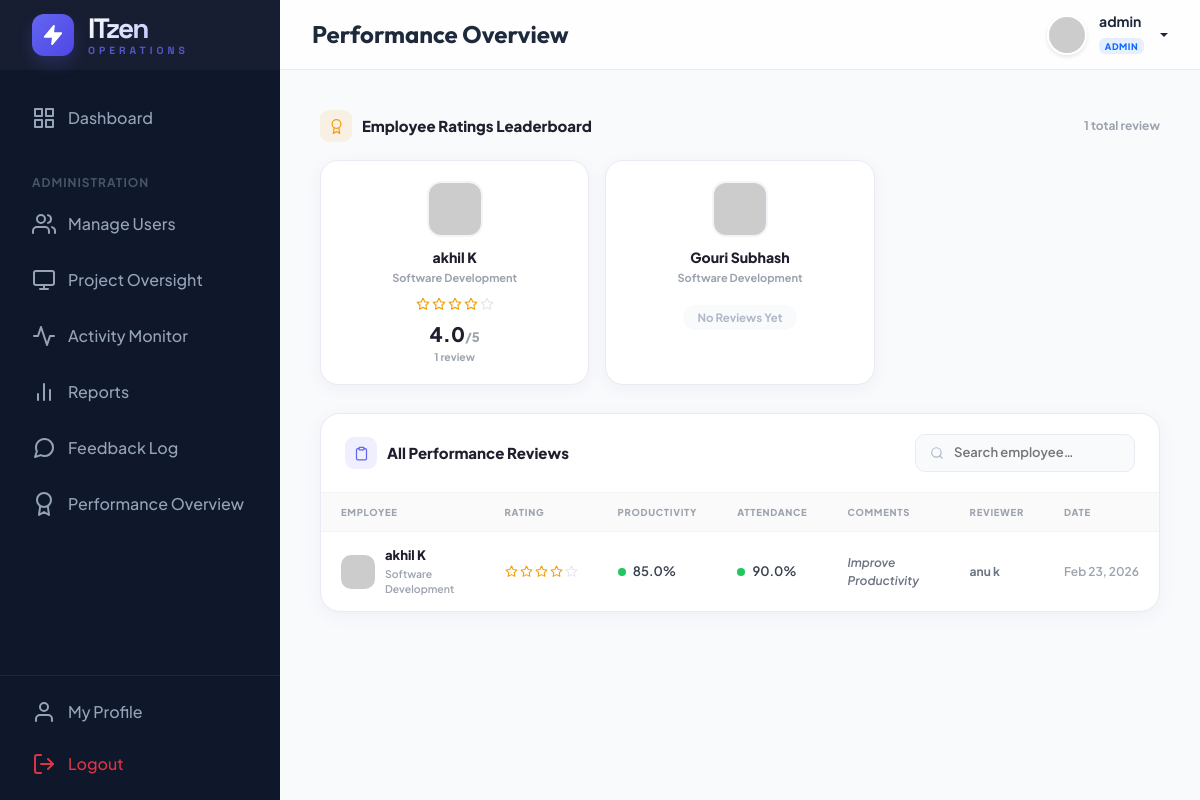
The page /company-admin/performance/ (signed in) on the database its author committed.
### management/models.py (models this page shows, shortened)
class CustomUser(AbstractUser):
    ROLE_CHOICES = (
        ('ADMIN', 'Admin'),
        ('HR', 'HR Manager'),
        ('EMPLOYEE', 'Employee'),
    )
    DEPT_CHOICES = (
        ('DEVELOPMENT', 'Software Development'),
        ('DESIGN', 'UI/UX Design'),
        ('QA', 'Quality Assurance'),
        ('HR', 'Human Resources'),
        ('MARKETING', 'Digital Marketing'),
        ('SALES', 'Sales & Business'),
        ('SUPPORT', 'IT Support & Security'),
    )
    LEVEL_CHOICES = (
        ('JUNIOR', 'Junior Level (Level 1)'),
        ('INTERMEDIATE', 'Intermediate (Level 2)'),
        ('SENIOR', 'Senior Level (Level 3)'),
        ('LEAD', 'Lead Level (Level 4)'),
        ('EXPERT', 'Expert Level (Level 5)'),
    )
    role = models.CharField(max_length=20, choices=ROLE_CHOICES, default='EMPLOYEE')
    phone = models.CharField(max_length=15, blank=True, null=True)
    profile_pic = models.ImageField(upload_to='profile_pics/', blank=True, null=True)
    department = models.CharField(max_length=50, choices=DEPT_CHOICES, blank=True, null=True)
    designation = models.CharField(max_length=100, blank=True, null=True)
    level = models.CharField(max_length=20, choices=LEVEL_CHOICES, default='JUNIOR')
    date_of_joining = models.DateField(blank=True, null=True)
    def is_admin(self):
        return self.role == 'ADMIN' or self.is_superuser
    def is_hr(self):
        return self.role == 'HR'
    def is_employee(self):
        return self.role == 'EMPLOYEE' and not self.is_superuser and not self.role == 'HR'

class PerformanceReview(models.Model):
    employee = models.ForeignKey(CustomUser, on_delete=models.CASCADE, related_name='performance_reviews')
    reviewer = models.ForeignKey(CustomUser, on_delete=models.CASCADE, related_name='given_reviews')
    review_date = models.DateField(auto_now_add=True)
    rating = models.IntegerField(choices=[(i, str(i)) for i in range(1, 6)]) # 1 to 5
    comments = models.TextField()
    productivity_score = models.FloatField(default=0.0)
    attendance_score = models.FloatField(default=0.0)

### management/views.py (the view)
# urls.py: path('company-admin/performance/', views.admin_performance_overview, name='admin_performance_overview'),
@login_required
def admin_performance_overview(request):
    from .models import PerformanceReview, CustomUser
    reviews   = PerformanceReview.objects.select_related('employee', 'reviewer').order_by('-review_date')
    employees = CustomUser.objects.filter(role='EMPLOYEE')
    avg_by_emp = []
    for emp in employees:
        emp_reviews = reviews.filter(employee=emp)
        avg = round(sum(r.rating for r in emp_reviews) / emp_reviews.count(), 1) if emp_reviews.exists() else None
        avg_by_emp.append({'employee': emp, 'avg': avg, 'count': emp_reviews.count()})
    return render(request, 'admin/performance_overview.html', {
        'reviews': reviews,
        'avg_by_emp': avg_by_emp,
    })

### templates/admin/performance_overview.html (shortened to what this page needs)
{% extends 'base.html' %}
{% block page_title %}Performance Overview{% endblock %}
{% block content %}
<div style="display:flex;align-items:center;justify-content:space-between;margin-bottom:18px;flex-wrap:wrap;gap:10px;">
    <div class="section-box-title">
        <div class="title-icon" style="background:rgba(245,158,11,0.10);">
            <i data-feather="award" style="width:15px;height:15px;color:#f59e0b;"></i>
        </div>
        Employee Ratings Leaderboard
    </div>
    <span style="font-size:12px;color:#9ca3af;font-weight:700;">
        {{ reviews|length }} total review{{ reviews|length|pluralize }}</span>
</div>
<div class="po-grid">
    {% for item in avg_by_emp %}
    <div class="emp-rank-card">
        <img src="https://ui-avatars.com/api/?name={{ item.employee.username }}&background=6366f1&color=fff"
            class="emp-avatar-big" alt="">
        <div class="emp-name-big">{{ item.employee.get_full_name|default:item.employee.username }}</div>
        <div class="emp-dept">{{ item.employee.get_department_display|default:"No Dept" }}</div>
        {% if item.avg %}
        <div class="stars-sm">
            {% for i in "12345" %}
            <i data-feather="star" style="width:14px;height:14px;"
                class="{% if forloop.counter <= item.avg %}s-fill{% else %}s-empty{% endif %}"></i>
            {% endfor %}
        </div>
        <div class="avg-badge">{{ item.avg }}<span style="font-size:13px;color:#9ca3af;">/5</span></div>
        <div class="avg-sub">{{ item.count }} review{{ item.count|pluralize }}</div>
        {% else %}
        <div class="no-review-badge">No Reviews Yet</div>
        {% endif %}
    </div>
    {% empty %}
    <div style="grid-column:1/-1;text-align:center;color:#9ca3af;padding:30px;">
        No employees found.
    </div>
    {% endfor %}
</div>
<div class="review-table-card">
    <div class="rt-header">
        <div class="section-box-title">
            <div class="title-icon" style="background:rgba(99,102,241,0.10);">
                <i data-feather="clipboard" style="width:15px;height:15px;color:#6366f1;"></i>
            </div>
            All Performance Reviews
        </div>
        <div class="search-box">
            <i data-feather="search" style="width:14px;height:14px;color:#b0b7c9;flex-shrink:0;"></i>
            <input type="text" id="searchInput" placeholder="Search employee…" oninput="filterTable()">
        </div>
    </div>
    <div style="overflow-x:auto;">
        <table class="rv-table" id="reviewTable">
            <thead>
                <tr>
                    <th>Employee</th>
                    <th>Rating</th>
                    <th>Productivity</th>
                    <th>Attendance</th>
                    <th>Comments</th>
                    <th>Reviewer</th>
                    <th>Date</th>
                </tr>
            </thead>
            <tbody>
                {% for r in reviews %}
                <tr>
                    <td>
                        <div style="display:flex;align-items:center;gap:10px;">
                            <img src="https://ui-avatars.com/api/?name={{ r.employee.username }}&background=6366f1&color=fff"
                                class="tbl-avatar" alt="">
                            <div>
                                <div style="font-weight:800;color:#1e1e2d;">
                                    {{ r.employee.get_full_name|default:r.employee.username }}</div>
                                <div style="font-size:10.5px;color:#9ca3af;">
                                    {{ r.employee.get_department_display|default:"—" }}</div>
                            </div>
                        </div>
                    </td>
                    <td>
                        <div class="tbl-stars">
                            {% for i in "12345" %}
                            <i data-feather="star" style="width:13px;height:13px;"
                                class="{% if forloop.counter <= r.rating %}s-fill{% else %}s-empty{% endif %}"></i>
                            {% endfor %}
                        </div>
                    </td>
                    <td>
                        <span class="score-dot" data-score="{{ r.productivity_score }}"></span>
                        {{ r.productivity_score }}%
                    </td>
                    <td>
                        <span class="score-dot" data-score="{{ r.attendance_score }}"></span>
                        {{ r.attendance_score }}%
                    </td>
                    <td style="max-width:200px;font-style:italic;color:#6b7280;font-size:12px;">
                        {{ r.comments|truncatewords:12 }}
                    </td>
                    <td>
                        <div style="font-size:12px;font-weight:700;color:#6b7280;">
                            {{ r.reviewer.get_full_name|default:r.reviewer.username }}
                        </div>
                    </td>
                    <td style="font-size:12px;color:#9ca3af;white-space:nowrap;">{{ r.review_date|date:"M d, Y" }}</td>
                </tr>
                {% empty %}
                <tr>
                    <td colspan="7" style="text-align:center;padding:40px;color:#9ca3af;">
                        No performance reviews have been submitted yet.
                    </td>
                </tr>
                {% endfor %}
            </tbody>
        </table>
    </div>
</div>
{% endblock %}

### templates/base.html (shortened to what this page needs)
{% load static %}
<!DOCTYPE html>
<html lang="en">
<head>
    <link href="https://cdn.jsdelivr.net/npm/bootstrap@5.3.2/dist/css/bootstrap.min.css" rel="stylesheet">
</head>
<body>
    <aside class="sidebar" id="sidebar">
        <div class="sidebar-header">
            <a href="{% url 'dashboard' %}" class="sidebar-logo">
                <div class="logo-circle">
                    <i data-feather="zap" style="width: 22px; height: 22px; fill: #fff;"></i>
                </div>
                <div class="logo-text">
                    <span class="logo-main">ITzen</span>
                    <span class="logo-sub">Operations</span>
                </div>
            </a>
        </div>
        <nav class="sidebar-nav">
            <ul class="nav-list">
                <li class="nav-item">
                    <a href="{% url 'dashboard' %}"
                        class="nav-link {% if request.resolver_match.url_name == 'dashboard' %}active{% endif %}">
                        <i data-feather="grid"></i> Dashboard
                    </a>
                </li>
                {% if user.is_admin %}
                <li class="nav-caption">Administration</li>
                <li class="nav-item">
                    <a href="{% url 'manage_users' %}" class="nav-link">
                        <i data-feather="users"></i> Manage Users
                    </a>
                </li>
                <li class="nav-item">
                    <a href="{% url 'admin_project_status' %}" class="nav-link">
                        <i data-feather="monitor"></i> Project Oversight
                    </a>
                </li>
                <li class="nav-item">
                    <a href="{% url 'admin_monitor' %}" class="nav-link">
                        <i data-feather="activity"></i> Activity Monitor
                    </a>
                </li>
                <li class="nav-item">
                    <a href="{% url 'admin_reports' %}" class="nav-link">
                        <i data-feather="bar-chart-2"></i> Reports
                    </a>
                </li>
                <li class="nav-item">
                    <a href="{% url 'admin_feedback_view' %}" class="nav-link">
                        <i data-feather="message-circle"></i> Feedback Log
                    </a>
                </li>
                <li class="nav-item">
                    <a href="{% url 'admin_performance_overview' %}" class="nav-link">
                        <i data-feather="award"></i> Performance Overview
                    </a>
                </li>
                {% endif %}
            </ul>
        </nav>
        <div class="sidebar-footer">
            <a href="{% url 'employee_profile' %}" class="nav-link mb-1">
                <i data-feather="user"></i> My Profile
            </a>
            <a href="{% url 'logout' %}" class="nav-link text-danger">
                <i data-feather="log-out"></i> Logout
            </a>
        </div>
    </aside>
    <div class="main-wrapper">
        <header class="header">
            <div class="d-flex align-items-center">
                <h4 class="mb-0 fw-bold">{% block page_title %}Overview{% endblock %}</h4>
            </div>
            <div class="d-flex align-items-center gap-3">
                <div class="dropdown">
                    <a href="#" class="user-dropdown-toggle dropdown-toggle" data-bs-toggle="dropdown">
                        <img src="{% if user.profile_pic %}{{ user.profile_pic.url }}{% else %}https://ui-avatars.com/api/?name={{ user.username }}&background=6366f1&color=fff{% endif %}"
                            alt="user" class="avatar-img">
                        <div class="d-none d-md-block text-start">
                            <div class="small fw-bold lh-1 mb-1">{{ user.get_full_name|default:user.username }}</div>
                            <span class="badge bg-primary bg-opacity-10 text-primary border-0"
                                style="font-size: 9px; letter-spacing: 0.5px; text-transform: uppercase; font-weight: 800;">
                                {{ user.get_role_display|default:user.role }}
                            </span>
                        </div>
                    </a>
                </div>
            </div>
        </header>
        <main class="content-area">
            {% block content %}{% endblock %}
        </main>
    </div>
</body>
</html>

### templates/base.html (style rules this page uses)
:root { --primary: #6366f1; --primary-dark: #4f46e5; --secondary: #64748b; --accent: #f43f5e; --bg-body: #f8fafc; --bg-sidebar: #0f172a; --text-main: #1e293b; --glass-bg: rgba(255, 255, 255, 0.8); --sidebar-width: 280px; --header-height: 70px; --card-shadow: 0 10px 15px -3px rgba(0, 0, 0, 0.1), 0 4px 6px -2px rgba(0, 0, 0, 0.05); --transition: all 0.3s cubic-bezier(0.4, 0, 0.2, 1); }
body { font-family: 'Plus Jakarta Sans', sans-serif; background-color: var(--bg-body); color: var(--text-main); margin: 0; overflow-x: hidden; }
h1, h2, h3, h4, h5, h6 { font-family: 'Outfit', sans-serif; font-weight: 600; }
.sidebar { width: var(--sidebar-width); height: 100vh; background-color: var(--bg-sidebar); position: fixed; left: 0; top: 0; z-index: 1000; transition: var(--transition); color: #94a3b8; display: flex; flex-direction: column; }
.sidebar-nav { flex: 1; overflow-y: auto; overflow-x: hidden; scrollbar-width: thin; scrollbar-color: rgba(255, 255, 255, 0.08) transparent; }
.sidebar-footer { border-top: 1px solid rgba(255, 255, 255, 0.06); padding: 0.75rem 1rem; flex-shrink: 0; }
.sidebar-header { height: var(--header-height); display: flex; align-items: center; padding: 0 2rem; background: rgba(255, 255, 255, 0.03); }
.sidebar-logo { color: #fff; font-family: 'Space Grotesk', sans-serif; font-size: 1.75rem; font-weight: 800; text-decoration: none; display: flex; align-items: center; gap: 14px; transition: var(--transition); }
.logo-text { display: flex; flex-direction: column; line-height: 1; }
.logo-main { letter-spacing: -2px; background: linear-gradient(135deg, #fff 0%, #a5b4fc 100%); -webkit-background-clip: text; background-clip: text; -webkit-text-fill-color: transparent; }
.logo-sub { font-size: 0.65rem; text-transform: uppercase; letter-spacing: 4px; color: var(--primary); font-weight: 700; margin-top: 4px; opacity: 0.8; }
.logo-circle { width: 42px; height: 42px; background: linear-gradient(135deg, var(--primary) 0%, var(--primary-dark) 100%); border-radius: 12px; display: flex; align-items: center; justify-content: center; position: relative; box-shadow: 0 8px 16px rgba(99, 102, 241, 0.2); overflow: hidden; }
.logo-circle::after { content: ''; position: absolute; inset: 0; background: linear-gradient(45deg, transparent, rgba(255, 255, 255, 0.2), transparent); transform: translateX(-100%); transition: 0.5s; }
.nav-list { list-style: none; padding: 1.5rem 1rem; margin: 0; }
.nav-item { margin-bottom: 0.5rem; }
.nav-link { display: flex; align-items: center; padding: 0.75rem 1rem; color: #94a3b8; text-decoration: none; border-radius: 12px; transition: var(--transition); gap: 12px; font-weight: 500; }
.nav-caption { font-size: 0.75rem; text-transform: uppercase; letter-spacing: 1px; font-weight: 700; color: #475569; padding: 1.5rem 1rem 0.5rem; }
.main-wrapper { margin-left: var(--sidebar-width); min-height: 100vh; transition: var(--transition); }
.header { height: var(--header-height); background: var(--glass-bg); backdrop-filter: blur(10px); border-bottom: 1px solid rgba(226, 232, 240, 0.8); position: sticky; top: 0; z-index: 999; display: flex; align-items: center; justify-content: space-between; padding: 0 2rem; }
.content-area { padding: 2.5rem; }
.user-dropdown-toggle { display: flex; align-items: center; gap: 12px; text-decoration: none; color: var(--text-main); font-weight: 600; }
.avatar-img { width: 40px; height: 40px; border-radius: 50%; object-fit: cover; border: 2px solid #fff; box-shadow: 0 2px 4px rgba(0, 0, 0, 0.1); }

### rows shown on the page
CustomUser: get_full_name "admin", role "ADMIN"
CustomUser: employee.get_full_name "akhil K", employee.department "Software Development", avg "4.0", count "1"
CustomUser: employee.get_full_name "Gouri Subhash", employee.department "Software Development", shows "No Reviews Yet"
PerformanceReview: employee.get_full_name "akhil K", employee.department "Software Development", rating 4 (drawn), productivity_score "85.0", attendance_score "90.0", comments "Improve Productivity", reviewer.get_full_name "anu k", review_date "Feb 23, 2026"

### other values the page prints
{{ reviews|length }} "1"
